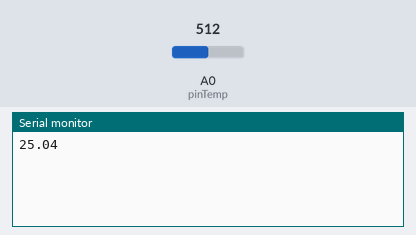
Bench run of a sketch on a simulated Arduino Uno, built with avr-gcc and run on an emulated ATmega328P. On the bench: the last lines printed to the serial monitor. Inputs (shaded band) come from the test bench; at power-on: A0 (pinTemp) = 512.

Above: at 1.8 s.
1.9 s: A0 (pinTemp) set to 716
At 2.6 s:
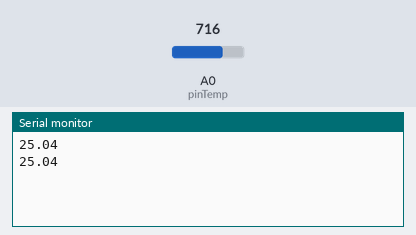
3.4 s: A0 (pinTemp) set to 900
At 4.8 s:
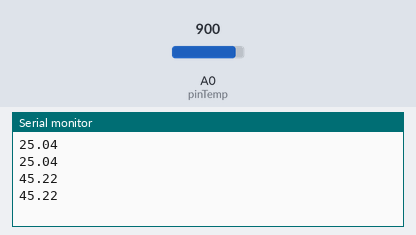
Timing chart, 0 to 6.4 s (numbered marks = the images above; inputs shaded):
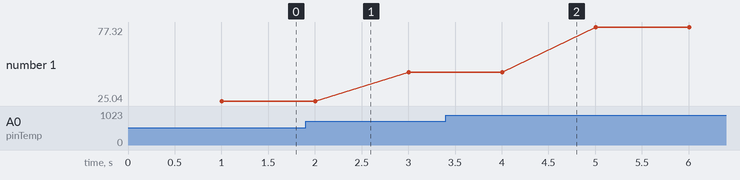

Measured:
- plotted number 1: 25.04 → 45.22 after the input at 1.9 s, 45.22 → 77.32 after the input at 3.4 s

The sketch:

Temperature_Display.ino
```cpp
int a;
int del=1000;                // duration between temperature readings
float temperature;
int B=3975;                  //B value of the thermistor
float resistance;
int pinTemp = 0;
void setup()
{
  Serial.begin(9600);
}

void loop()
{
  a=analogRead(pinTemp);
  resistance=(float)(1023-a)*10000/a;
  temperature=1/(log(resistance/10000)/B+1/298.15)-273.15;
  delay(del);
  Serial.println(temperature);
}
```
